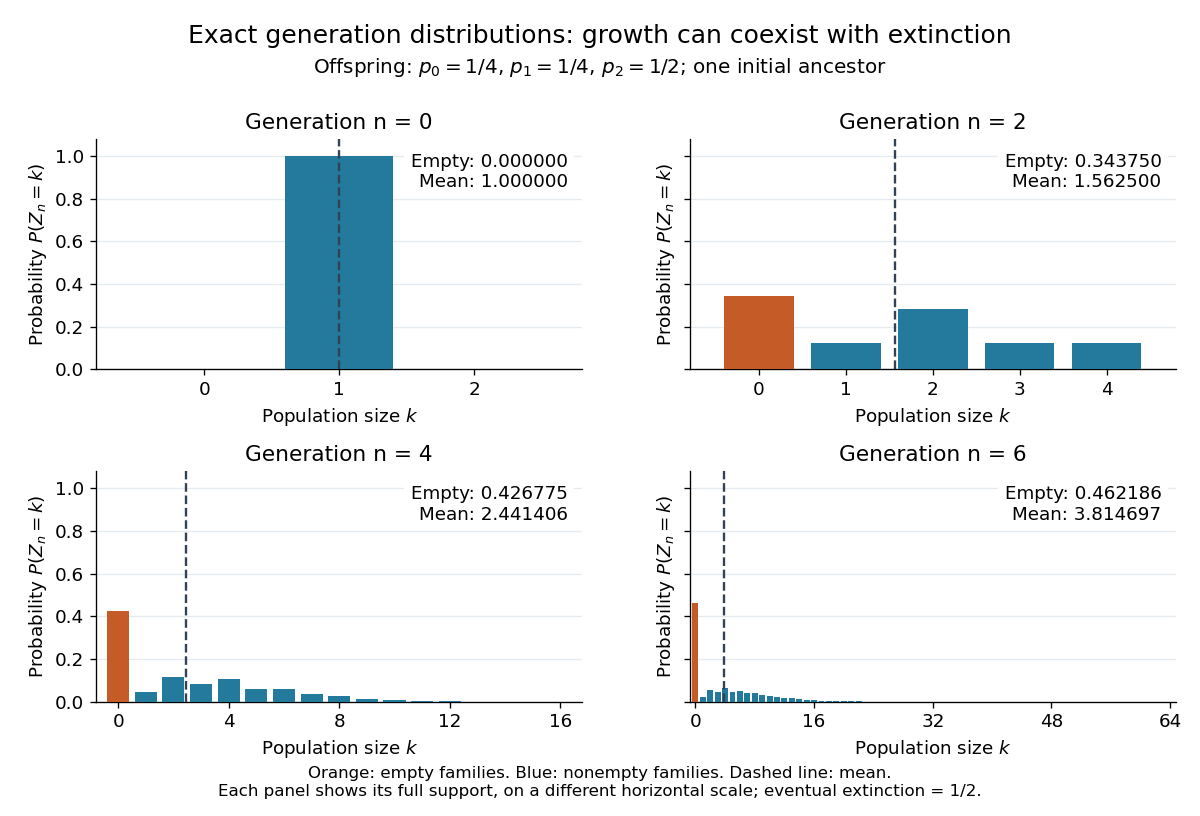

Recreate this plot in Python.
"""Exact Galton-Watson generation PMFs for p=(1/4, 1/4, 1/2).

Tested with Python 3.14.4, NumPy 2.3.5 and Matplotlib 3.10.7.
Build: make _media/branching-generation-distributions.png
Writes an opaque white same-basename PNG to the working directory.
"""

from fractions import Fraction
from pathlib import Path

import matplotlib

matplotlib.use("Agg")
import matplotlib.pyplot as plt
import numpy as np


def generation_distributions(last=6):
    """Return exact rational coefficients of G_n=F composed n times.

    Independently check normalization, extinction iteration and mean.
    Coefficient k is P(Z_n=k); no Monte Carlo or truncated support.
    """
    quarter, half = Fraction(1, 4), Fraction(1, 2)
    pmf = [Fraction(0), Fraction(1)]
    extinction = Fraction(0)
    distributions = []
    for n in range(last + 1):
        assert len(pmf) == 2**n + 1
        assert all(p >= 0 for p in pmf)
        assert sum(pmf) == 1
        assert pmf[0] == extinction
        mean = sum(k * p for k, p in enumerate(pmf))
        assert mean == Fraction(5, 4)**n
        if n == 2:
            assert pmf == [Fraction(11, 32), Fraction(1, 8),
                           Fraction(9, 32), Fraction(1, 8), Fraction(1, 8)]
        distributions.append(pmf)
        if n == last:
            break
        # G_{n+1} = 1/4 + G_n/4 + G_n^2/2, computed over rationals.
        square = [Fraction(0)] * (2 * len(pmf) - 1)
        for i, a in enumerate(pmf):
            for j, b in enumerate(pmf):
                square[i + j] += a * b
        next_pmf = [half * coefficient for coefficient in square]
        for k, p in enumerate(pmf):
            next_pmf[k] += quarter * p
        next_pmf[0] += quarter
        pmf = next_pmf
        extinction = quarter + quarter * extinction + half * extinction**2
    return distributions


def main():
    distributions = generation_distributions()
    for n, pmf in enumerate(distributions):
        mean = sum(k * p for k, p in enumerate(pmf))
        print(f"n={n}: full support 0..{len(pmf)-1}, exact mass=1, "
              f"q_n={float(pmf[0]):.12f}, mean={float(mean):.12f}")
    plt.rcParams.update({"font.size": 11, "axes.titlesize": 13})
    fig, axes = plt.subplots(2, 2, figsize=(10, 6.8), dpi=120,
                             sharey=True, facecolor="white")
    for ax, n in zip(axes.flat, (0, 2, 4, 6)):
        pmf = distributions[n]
        sizes = np.arange(len(pmf))
        masses = np.array([float(p) for p in pmf])
        colors = ["#c55c28"] + ["#237a9c"] * (len(pmf) - 1)
        ax.bar(sizes, masses, color=colors, width=0.8, zorder=3)
        mean = float(Fraction(5, 4)**n)
        ax.axvline(mean, color="#324254", ls="--", lw=1.4, zorder=4)
        # One ancestor is certain at n=0; every later PMF has all sizes 0..2^n.
        ax.set(title=f"Generation n = {n}", xlabel=r"Population size $k$",
               ylabel=r"Probability $P(Z_n=k)$", ylim=(0, 1.08),
               xlim=(-0.8, max(2.8, 2**n + 0.8)))
        if n == 0:
            ax.set_xticks([0, 1, 2])
        elif n == 2:
            ax.set_xticks(range(5))
        else:
            ax.set_xticks(np.arange(0, 2**n + 1, 2**n // 4))
        ax.text(0.97, 0.94,
                f"Empty: {masses[0]:.6f}\nMean: {mean:.6f}",
                transform=ax.transAxes, ha="right", va="top", fontsize=11,
                bbox={"facecolor": "white", "edgecolor": "none"})
        ax.grid(axis="y", color="#e6ebf0", zorder=0)
        ax.set_axisbelow(True)
        ax.spines[["top", "right"]].set_visible(False)
    fig.suptitle("Exact generation distributions: growth can coexist with extinction",
                 fontsize=15, y=0.97)
    fig.text(0.5, 0.91, r"Offspring: $p_0=1/4$, $p_1=1/4$, $p_2=1/2$; one initial ancestor",
             ha="center", fontsize=12)
    fig.text(0.5, 0.025,
             "Orange: empty families. Blue: nonempty families. Dashed line: mean.\n"
             "Each panel shows its full support, on a different horizontal scale; eventual extinction = 1/2.",
             ha="center", fontsize=10)
    fig.subplots_adjust(left=0.08, right=0.98, top=0.83, bottom=0.14,
                        hspace=0.44, wspace=0.22)
    fig.savefig(Path.cwd() / Path(__file__).with_suffix(".png").name,
                facecolor="white", transparent=False)
    plt.close(fig)


if __name__ == "__main__":
    main()
